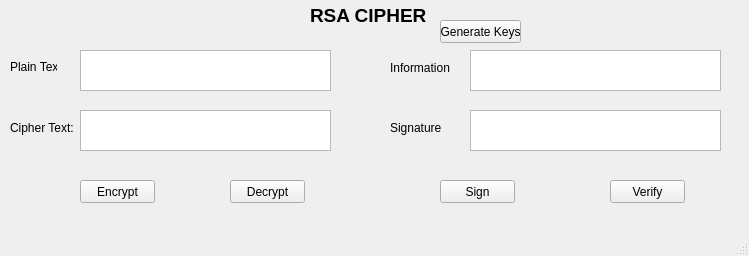
<?xml version="1.0" encoding="UTF-8"?>
<ui version="4.0">
 <class>MainWindow</class>
 <widget class="QMainWindow" name="MainWindow">
  <property name="geometry">
   <rect>
    <x>0</x>
    <y>0</y>
    <width>749</width>
    <height>256</height>
   </rect>
  </property>
  <property name="windowTitle">
   <string>MainWindow</string>
  </property>
  <widget class="QWidget" name="centralwidget">
   <widget class="QLabel" name="label">
    <property name="geometry">
     <rect>
      <x>310</x>
      <y>0</y>
      <width>131</width>
      <height>31</height>
     </rect>
    </property>
    <property name="font">
     <font>
      <pointsize>14</pointsize>
      <weight>75</weight>
      <bold>true</bold>
     </font>
    </property>
    <property name="text">
     <string>RSA CIPHER</string>
    </property>
   </widget>
   <widget class="QPushButton" name="btn_gen_keys">
    <property name="geometry">
     <rect>
      <x>440</x>
      <y>20</y>
      <width>81</width>
      <height>23</height>
     </rect>
    </property>
    <property name="text">
     <string>Generate Keys</string>
    </property>
   </widget>
   <widget class="QPushButton" name="btn_encrypt">
    <property name="geometry">
     <rect>
      <x>80</x>
      <y>180</y>
      <width>75</width>
      <height>23</height>
     </rect>
    </property>
    <property name="text">
     <string>Encrypt</string>
    </property>
   </widget>
   <widget class="QPushButton" name="btn_decrypt">
    <property name="geometry">
     <rect>
      <x>230</x>
      <y>180</y>
      <width>75</width>
      <height>23</height>
     </rect>
    </property>
    <property name="text">
     <string>Decrypt</string>
    </property>
   </widget>
   <widget class="QPushButton" name="btn_sign">
    <property name="geometry">
     <rect>
      <x>440</x>
      <y>180</y>
      <width>75</width>
      <height>23</height>
     </rect>
    </property>
    <property name="text">
     <string>Sign</string>
    </property>
   </widget>
   <widget class="QPushButton" name="btn_verify">
    <property name="geometry">
     <rect>
      <x>610</x>
      <y>180</y>
      <width>75</width>
      <height>23</height>
     </rect>
    </property>
    <property name="text">
     <string>Verify</string>
    </property>
   </widget>
   <widget class="QLabel" name="label_2">
    <property name="geometry">
     <rect>
      <x>10</x>
      <y>60</y>
      <width>47</width>
      <height>13</height>
     </rect>
    </property>
    <property name="text">
     <string>Plain Text:</string>
    </property>
   </widget>
   <widget class="QLabel" name="label_3">
    <property name="geometry">
     <rect>
      <x>10</x>
      <y>120</y>
      <width>91</width>
      <height>16</height>
     </rect>
    </property>
    <property name="text">
     <string>Cipher Text:</string>
    </property>
   </widget>
   <widget class="QLabel" name="label_4">
    <property name="geometry">
     <rect>
      <x>390</x>
      <y>60</y>
      <width>71</width>
      <height>16</height>
     </rect>
    </property>
    <property name="text">
     <string>Information</string>
    </property>
   </widget>
   <widget class="QLabel" name="label_5">
    <property name="geometry">
     <rect>
      <x>390</x>
      <y>120</y>
      <width>51</width>
      <height>16</height>
     </rect>
    </property>
    <property name="text">
     <string>Signature:</string>
    </property>
   </widget>
   <widget class="QTextEdit" name="txt_plain_text">
    <property name="geometry">
     <rect>
      <x>80</x>
      <y>50</y>
      <width>251</width>
      <height>41</height>
     </rect>
    </property>
   </widget>
   <widget class="QTextEdit" name="txt_cipher_text">
    <property name="geometry">
     <rect>
      <x>80</x>
      <y>110</y>
      <width>251</width>
      <height>41</height>
     </rect>
    </property>
   </widget>
   <widget class="QTextEdit" name="txt_info">
    <property name="geometry">
     <rect>
      <x>470</x>
      <y>50</y>
      <width>251</width>
      <height>41</height>
     </rect>
    </property>
   </widget>
   <widget class="QTextEdit" name="txt_sign">
    <property name="geometry">
     <rect>
      <x>470</x>
      <y>110</y>
      <width>251</width>
      <height>41</height>
     </rect>
    </property>
   </widget>
  </widget>
  <widget class="QMenuBar" name="menubar">
   <property name="geometry">
    <rect>
     <x>0</x>
     <y>0</y>
     <width>749</width>
     <height>21</height>
    </rect>
   </property>
  </widget>
  <widget class="QStatusBar" name="statusbar"/>
 </widget>
 <resources/>
 <connections/>
</ui>
